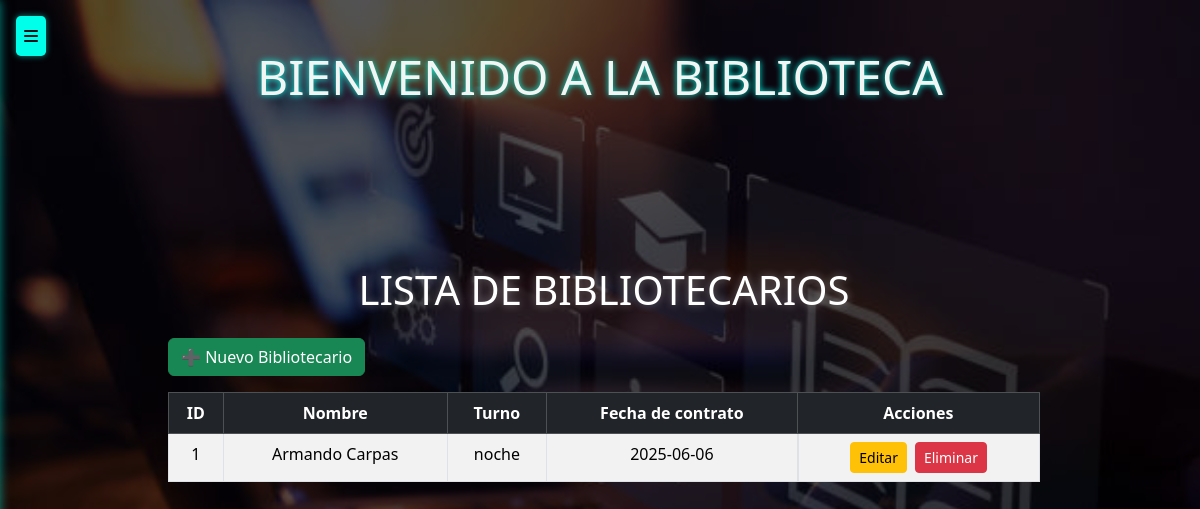
/bibliotecarios/, run on the app's committed database.
### models/bibliotecario_model.py (models this page shows, shortened)
class Bibliotecario(db.Model):
    __tablename__ = "bibliotecario"
    id_biblio = db.Column(db.Integer, primary_key=True)
    turno = db.Column(db.String(50), nullable=False)
    fecha_contratacion = db.Column(db.String(50), nullable=False)
    id_usuario = db.Column(db.Integer, db.ForeignKey('usuarios.id'), nullable=False)
    usuario = db.relationship('Usuario', backref=db.backref('bibliotecario', uselist=False))
    @staticmethod
    def get_all():
        return Bibliotecario.query.all()

### models/usuario_model.py (models this page shows, shortened)
class Usuario(db.Model):
    __tablename__ = "usuarios"
    id = db.Column(db.Integer,primary_key=True)
    nombre = db.Column(db.String(80),nullable=False)
    apellido = db.Column(db.String(80),nullable=False)
    email = db.Column(db.String(120),nullable=False)
    telefono = db.Column(db.String(20),nullable=False)
    username = db.Column(db.String(20),nullable=False)
    password = db.Column(db.String,nullable=False)
    tipo = db.Column(db.String(20),nullable=False)

### controllers/bibliotecario_controllers.py (the view)
@bibliotecario_bp.route("/")
def index():
    bibliotecario = Bibliotecario.get_all()
    return bibliotecario_view.list(bibliotecario)

### views/bibliotecario_view.py (called while the page is built)
def list(bibliotecarios):
    return render_template('bibliotecarios/index.html', bibliotecarios=bibliotecarios)

### templates/bibliotecarios/index.html (shortened to what this page needs)
{% extends 'base.html' %}
{% block content %}
<div class="container mt-4" style="max-width: 900px;">
  <h1 class="text-center mb-4">Lista de Bibliotecarios</h1>
  <a href="{{ url_for('bibliotecario.create') }}" class="btn btn-success mb-3">➕ Nuevo Bibliotecario</a>
  <table class="table table-striped table-bordered text-center mx-auto">
    <thead class="table-dark">
      <tr>
        <th>ID</th>
        <th>Nombre</th>
        <th>Turno</th>
        <th>Fecha de contrato</th>
        <th>Acciones</th>
      </tr>
    </thead>
    <tbody>
      {% for item in bibliotecarios %}
      <tr>
        <td>{{ item.id_biblio }}</td>
        <td>{{ item.usuario.nombre }} {{ item.usuario.apellido }}</td>
        <td>{{ item.turno }}</td>
        <td>{{ item.fecha_contratacion }}</td>
        <td class="d-flex justify-content-center gap-2">
          <a href="{{ url_for('bibliotecario.edit', id_biblio=item.id_biblio) }}" class="btn btn-warning btn-sm">Editar</a>
          <a href="{{ url_for('bibliotecario.delete', id_biblio=item.id_biblio) }}"
             class="btn btn-danger btn-sm"
             onclick="return confirm('¿Estás seguro de que deseas eliminar al bibliotecario con ID {{ item.id_biblio }}?');">
             Eliminar
          </a>
        </td>
      </tr>
      {% else %}
      <tr>
        <td colspan="5" class="text-center">No hay Bibliotecarios registrados.</td>
      </tr>
      {% endfor %}
    </tbody>
  </table>
</div>
{% endblock %}

### templates/base.html (style rules this page uses)
body { background-image: url("/static/fondobiblio.jpg"); background-size: cover; background-repeat: no-repeat; background-position: center; background-attachment: fixed; min-height: 100vh; }
body::before { content: ""; position: fixed; top: 0; left: 0; width: 100%; height: 100%; background-color: rgba(0,0,0,0.65); z-index: -1; pointer-events: none; }
h1, h2 { color: #fff; text-shadow: 0 0 8px rgba(255,255,255,0.4); text-transform: uppercase; }
.container { padding-left: 1rem; padding-top: 4rem; }

### data on the page
Bibliotecario: id_biblio "1", usuario.nombre "Armando", usuario.apellido "Carpas", turno "noche", fecha_contratacion "2025-06-06"
